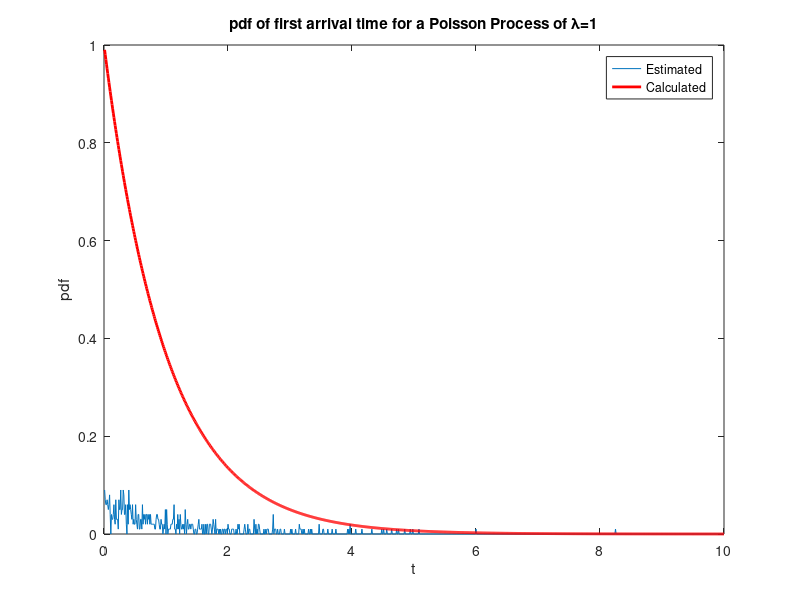
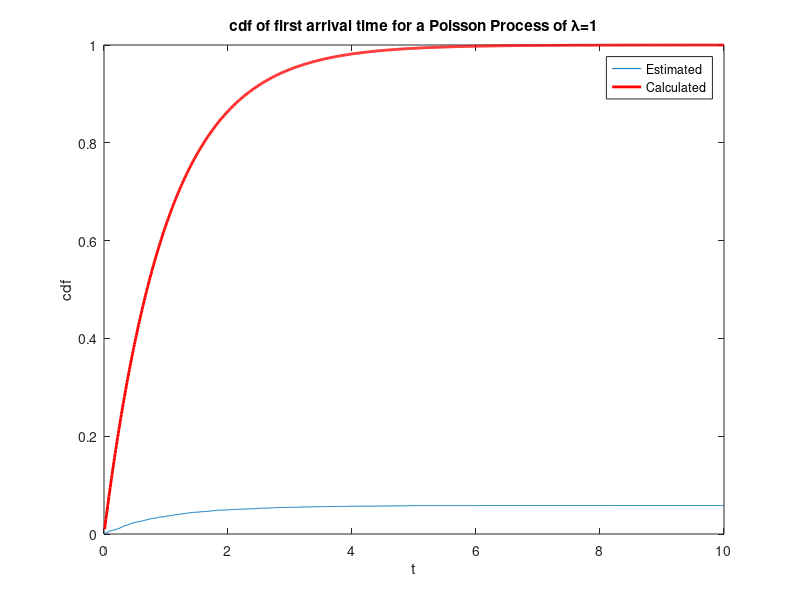

Reproduce these figures in MATLAB, in order.
clc; clear all; close all;

% Set parameters
T=10;
lambda= 1;
nr_experiments=10^4;
n=1000;
h=T/n;
p = lambda*h;

% Generate arrivals for all times and experiments
arrival = binornd(1,p,n,nr_experiments);

% Compute time of first arrival
time=0;
experiment=1;
time_histogram = zeros(n,1);
while (experiment <= nr_experiments) && (time < n)
    time = time+1;
    if arrival(time, experiment)
        time_histogram(time)=time_histogram(time)+1;
        experiment = experiment+1;
        time=0;
    end
end

%Compare with exponential pdf
figure
plot((1:n)*h,time_histogram/nr_experiments/h)
hold on
plot((1:n)*h,exppdf((1:n)*h,lambda),'r','Linewidth', 2)
xlabel('t')
ylabel('pdf')
title('pdf of first arrival time for a Poisson Process of \lambda=1')
legend('Estimated','Calculated','Location','Best')

%Compare with exponential cdf
figure
plot((1:n)*h,cumsum(time_histogram/nr_experiments))
hold on
plot((1:n)*h,expcdf((1:n)*h,lambda),'r','Linewidth', 2)
xlabel('t')
ylabel('cdf')
title('cdf of first arrival time for a Poisson Process of \lambda=1')
legend('Estimated','Calculated','Location','Best')